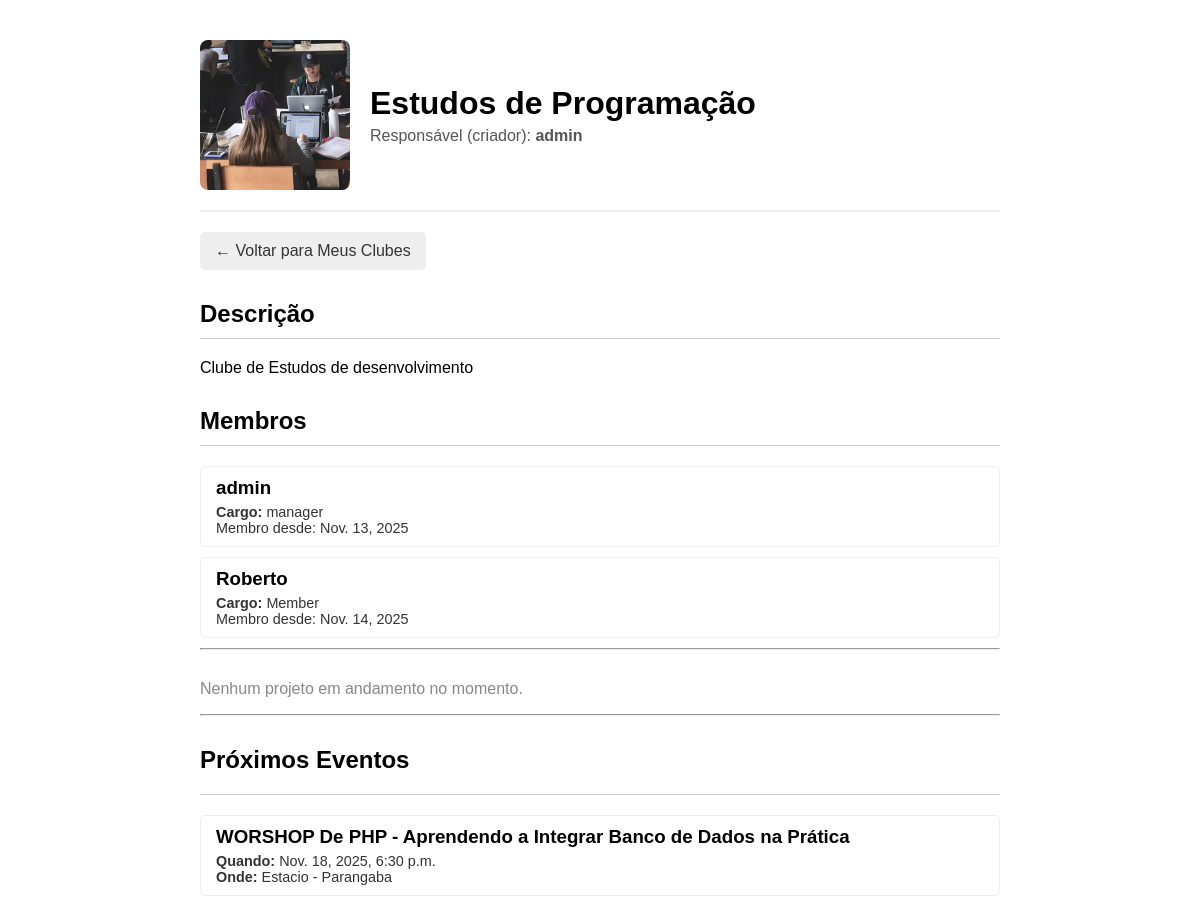
/club/9/ (signed in), run on the app's committed database.
### clubs/models.py (models this page shows, shortened)
class Club(models.Model):
    name = models.CharField(max_length=100, unique=True)
    description = models.TextField(null=True, blank=True, default='')
    logo = models.ImageField(upload_to='club_logos/', null=True, blank=True)
    created_at = models.DateTimeField(auto_now_add=True)
    advisor = models.ForeignKey(
        settings.AUTH_USER_MODEL,
        on_delete=models.SET_NULL,
        null=True,
        related_name='advised_clubs'
    )
    members = models.ManyToManyField(
        settings.AUTH_USER_MODEL,
        through='Membership',
        related_name='joined_clubs', blank=True
        )

class Membership(models.Model):
    POSITION_CHOICES = (
        ('member', 'Membro'),
        ('manager', 'Gerente'),
    )
    user = models.ForeignKey(settings.AUTH_USER_MODEL, on_delete=models.CASCADE)
    club = models.ForeignKey(Club, on_delete=models.CASCADE)
    position = models.CharField(max_length=100, choices=POSITION_CHOICES, default='Member')
    input_date = models.DateField(auto_now_add=True)
    class Meta:
        unique_together = ('user', 'club')

class Event(models.Model):
    club = models.ForeignKey(Club, on_delete=models.CASCADE, related_name='events')
    title = models.CharField(max_length=200)
    description = models.TextField(null=True, blank=True)
    event_date = models.DateTimeField()
    created_at = models.DateTimeField(auto_now_add=True)
    location = models.CharField(max_length=200, null=True, blank=True)

### users/models.py (models this page shows, shortened)
class User(AbstractUser):
    identifier = models.CharField(max_length=100, unique=True, null=True, blank=True)
    profile_photo = models.ImageField(upload_to='profile_photos/', null=True, blank=True)
    bio = models.TextField(null=True, blank=True)

### clubs/views.py (the view, shortened to what this page needs)
# urls.py: path('club/<int:pk>/', views.club_detail, name='club-detail'),
@login_required
def club_detail(request, pk):
    club = get_object_or_404(Club, pk=pk)
    is_owner = (request.user == club.advisor)
    is_manager = Membership.objects.filter(club=club, user=request.user, position='Manager').exists()
    can_manage = (is_owner or is_manager)
    projects = club.projects.all().order_by('-start_date')
    events = club.events.all().order_by('-event_date')
    members = Membership.objects.filter(club=club).order_by('user__first_name')
    context = {
        'club': club,
        'projects': projects,
        'events': events,
        'members': members,
        'is_owner': can_manage,
        'user_logged': request.user,
        'position_choices': Membership.POSITION_CHOICES,
    }
    return render(request, 'clubs/club_detail.html', context)

### templates/clubs/club_detail.html (shortened to what this page needs)
{% load static %}
<!DOCTYPE html>
<html lang="pt-br">
<head>
</head>
<body>
    <div class="header">
        {% if club.logo %}
        <img src="{{ club.logo.url }}" alt="Logo do {{ club.name }}" class="club-logo-large">
        {% else %}
        <img src="{% static 'images/default_logo.png' %}" alt="Logo Padrão" class="club-logo-large">
        {% endif %}
        <div>
            <h1>{{ club.name }}</h1>
            <p>Responsável (criador): <strong>{{ club.advisor.get_full_name|default:club.advisor.username }}</strong>
            </p>
        </div>
    </div>
    <a href="{% url 'club-list' %}" class="back-link">← Voltar para Meus Clubes</a>
    <div class="section">
        <h2>Descrição</h2>
        <p>{{ club.description|linebreaksbr }}</p>
    </div>
    <div class="section">
        <h2>Membros</h2>
        {% for membro in members %}
        <div class="list-item">
            <div style="display: flex; justify-content: space-between; align-items: center;">
                <div>
                    <h3>{{ membro.user.get_full_name|default:membro.user.username }}</h3>
                    <p><strong>Cargo:</strong> {{ membro.position }}</p>
                    <p>Membro desde: {{ membro.input_date }}</p>
                </div>
            </div>
        </div>
        {% empty %}
        <p class="empty">Este clube ainda não possui membros cadastrados.</p>
        {% endfor %}
    </div>
    <hr>
    <div class="section">
        {% for projeto in projects %}
        <div class="list-item">
            <div style="display: flex; justify-content: space-between; align-items: center;">
                <div>
                    <h3><a href="{% url 'project-detail' pk=projeto.pk %}" style="text-decoration: none; color: #333;">
                            {{ projeto.title }}
                        </a></h3>
                    <p><strong>Status:</strong> {{ projeto.get_status_display }}</p>
                    <p>Início: {{ projeto.start_date }}</p>
                </div>
                {% if user_logged == club.advisor %}
                <form action="{% url 'delete-project' pk=club.pk project_id=projeto.pk %}" method="post">
                    {% csrf_token %}
                    <button type="submit" onclick="return confirm('Tem certeza que deseja remover este projeto?');"
                        style="background: #dc3545; color: white; border: none; padding: 8px 12px; cursor: pointer; border-radius: 5px;">
                        Excluir
                    </button>
                </form>
                {% endif %}
            </div>
        </div>
        {% empty %}
        <p class="empty">Nenhum projeto em andamento no momento.</p>
        {% endfor %}
    </div>
    <hr>
    <div class="section">
        <div class="container-flex">
            <h2 style="margin: 0; border: 0px;">Próximos Eventos</h2>
        </div>
        {% for evento in events %}
        <div class="list-item">
            <div style="display: flex; justify-content: space-between; align-items: center;">
                <div>
                    <h3>{{ evento.title }}</h3>
                    <p><strong>Quando:</strong> {{ evento.event_date }}</sTrong>
                    <p><strong>Onde:</strong> {{ evento.location }}</p>
                </div>
            </div>
        </div>
        {% empty %}
        <p class="empty">Nenhum evento agendado no momento.</p>
        {% endfor %}
    </div>
</body>
</html>

### templates/clubs/club_detail.html (style rules this page uses)
body { font-family: sans-serif; max-width: 800px; margin: 40px auto; }
.header { display: flex; align-items: center; border-bottom: 2px solid #eee; padding-bottom: 20px; }
.club-logo-large { width: 150px; height: 150px; object-fit: cover; border-radius: 8px; margin-right: 20px; }
.header h1 { margin: 0; }
.header p { margin: 5px 0 0 0; color: #555; }
.section { margin-top: 30px; }
.section h2 { border-bottom: 1px solid #ccc; padding-bottom: 10px; }
.list-item { border: 1px solid #eee; border-radius: 5px; padding: 10px 15px; margin-bottom: 10px; }
.list-item h3 { margin: 0 0 5px 0; }
.list-item p { margin: 0; font-size: 0.9em; color: #333; }
.empty { color: #888; }
.back-link { display: inline-block; margin-top: 20px; text-decoration: none; background: #eee; padding: 10px 15px; border-radius: 5px; color: #333; }
.container-flex { display: flex; justify-content: space-between; align-items: center; width: 100%; border-bottom: 1px solid #ccc; padding-bottom: 10px; margin-bottom: 20px; }

### data on the page
Club: logo (picture), name "Estudos de Programação", advisor.get_full_name "admin", description "Clube de Estudos de desenvolvimento"
Membership: user.get_full_name "admin", position "manager", input_date "Nov. 13, 2025"
Membership: user.get_full_name "Roberto", position "Member", input_date "Nov. 14, 2025"
Event: title "WORSHOP De PHP - Aprendendo a Integrar Banco de Dados na Prática", event_date "Nov. 18, 2025, 6:30 p.m.", location "Estacio - Parangaba"
